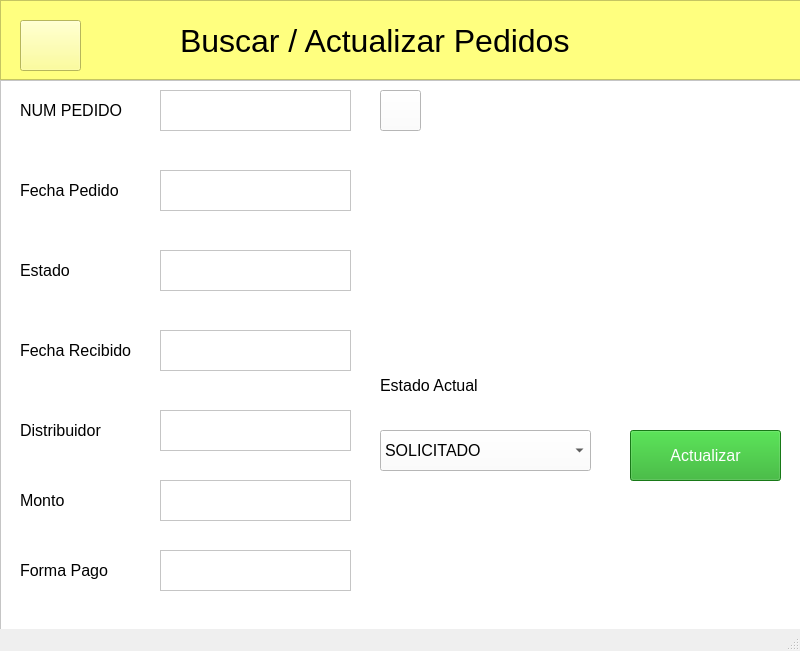
<?xml version="1.0" encoding="UTF-8"?>
<ui version="4.0">
 <class>MainWindow</class>
 <widget class="QMainWindow" name="MainWindow">
  <property name="geometry">
   <rect>
    <x>0</x>
    <y>0</y>
    <width>800</width>
    <height>651</height>
   </rect>
  </property>
  <property name="windowTitle">
   <string>MainWindow</string>
  </property>
  <widget class="QWidget" name="centralwidget">
   <widget class="QFrame" name="headerFrame">
    <property name="geometry">
     <rect>
      <x>0</x>
      <y>0</y>
      <width>801</width>
      <height>80</height>
     </rect>
    </property>
    <property name="acceptDrops">
     <bool>false</bool>
    </property>
    <property name="autoFillBackground">
     <bool>false</bool>
    </property>
    <property name="styleSheet">
     <string notr="true">background-color: rgb(255, 255, 127);</string>
    </property>
    <property name="frameShape">
     <enum>QFrame::StyledPanel</enum>
    </property>
    <property name="frameShadow">
     <enum>QFrame::Raised</enum>
    </property>
    <widget class="QLabel" name="label">
     <property name="geometry">
      <rect>
       <x>180</x>
       <y>10</y>
       <width>501</width>
       <height>61</height>
      </rect>
     </property>
     <property name="font">
      <font>
       <pointsize>24</pointsize>
      </font>
     </property>
     <property name="text">
      <string>Buscar / Actualizar Pedidos</string>
     </property>
    </widget>
    <widget class="QPushButton" name="regresarBtn">
     <property name="geometry">
      <rect>
       <x>20</x>
       <y>20</y>
       <width>61</width>
       <height>51</height>
      </rect>
     </property>
     <property name="cursor">
      <cursorShape>PointingHandCursor</cursorShape>
     </property>
     <property name="styleSheet">
      <string notr="true">border-image: url(:/iconos/iconoRegresar.png);</string>
     </property>
     <property name="text">
      <string/>
     </property>
    </widget>
   </widget>
   <widget class="QFrame" name="frame_2">
    <property name="geometry">
     <rect>
      <x>0</x>
      <y>80</y>
      <width>811</width>
      <height>561</height>
     </rect>
    </property>
    <property name="styleSheet">
     <string notr="true">background-color: rgb(255, 255, 255);</string>
    </property>
    <property name="frameShape">
     <enum>QFrame::StyledPanel</enum>
    </property>
    <property name="frameShadow">
     <enum>QFrame::Raised</enum>
    </property>
    <widget class="QLabel" name="label_10">
     <property name="geometry">
      <rect>
       <x>20</x>
       <y>10</y>
       <width>131</width>
       <height>41</height>
      </rect>
     </property>
     <property name="font">
      <font>
       <pointsize>12</pointsize>
      </font>
     </property>
     <property name="text">
      <string>NUM PEDIDO</string>
     </property>
    </widget>
    <widget class="QTextEdit" name="idpedidoText">
     <property name="geometry">
      <rect>
       <x>160</x>
       <y>10</y>
       <width>191</width>
       <height>41</height>
      </rect>
     </property>
     <property name="font">
      <font>
       <pointsize>12</pointsize>
      </font>
     </property>
     <property name="cursor" stdset="0">
      <cursorShape>IBeamCursor</cursorShape>
     </property>
    </widget>
    <widget class="QLabel" name="label_11">
     <property name="geometry">
      <rect>
       <x>20</x>
       <y>90</y>
       <width>121</width>
       <height>41</height>
      </rect>
     </property>
     <property name="font">
      <font>
       <pointsize>12</pointsize>
      </font>
     </property>
     <property name="text">
      <string>Fecha Pedido</string>
     </property>
    </widget>
    <widget class="QTextEdit" name="fechaPedidoTxt">
     <property name="geometry">
      <rect>
       <x>160</x>
       <y>90</y>
       <width>191</width>
       <height>41</height>
      </rect>
     </property>
     <property name="font">
      <font>
       <pointsize>12</pointsize>
      </font>
     </property>
     <property name="cursor" stdset="0">
      <cursorShape>IBeamCursor</cursorShape>
     </property>
    </widget>
    <widget class="QLabel" name="label_12">
     <property name="geometry">
      <rect>
       <x>20</x>
       <y>170</y>
       <width>121</width>
       <height>41</height>
      </rect>
     </property>
     <property name="font">
      <font>
       <pointsize>12</pointsize>
      </font>
     </property>
     <property name="text">
      <string>Estado</string>
     </property>
    </widget>
    <widget class="QTextEdit" name="estadoPedidoTxt">
     <property name="geometry">
      <rect>
       <x>160</x>
       <y>170</y>
       <width>191</width>
       <height>41</height>
      </rect>
     </property>
     <property name="font">
      <font>
       <pointsize>12</pointsize>
      </font>
     </property>
     <property name="cursor" stdset="0">
      <cursorShape>IBeamCursor</cursorShape>
     </property>
    </widget>
    <widget class="QLabel" name="label_13">
     <property name="geometry">
      <rect>
       <x>20</x>
       <y>250</y>
       <width>141</width>
       <height>41</height>
      </rect>
     </property>
     <property name="font">
      <font>
       <pointsize>12</pointsize>
      </font>
     </property>
     <property name="text">
      <string>Fecha Recibido</string>
     </property>
    </widget>
    <widget class="QLabel" name="label_14">
     <property name="geometry">
      <rect>
       <x>20</x>
       <y>330</y>
       <width>121</width>
       <height>41</height>
      </rect>
     </property>
     <property name="font">
      <font>
       <pointsize>12</pointsize>
      </font>
     </property>
     <property name="text">
      <string>Distribuidor</string>
     </property>
    </widget>
    <widget class="QTextEdit" name="fechaRecibidoTxt">
     <property name="geometry">
      <rect>
       <x>160</x>
       <y>250</y>
       <width>191</width>
       <height>41</height>
      </rect>
     </property>
     <property name="font">
      <font>
       <pointsize>12</pointsize>
      </font>
     </property>
     <property name="cursor" stdset="0">
      <cursorShape>IBeamCursor</cursorShape>
     </property>
    </widget>
    <widget class="QTextEdit" name="distribuidorTxt">
     <property name="geometry">
      <rect>
       <x>160</x>
       <y>330</y>
       <width>191</width>
       <height>41</height>
      </rect>
     </property>
     <property name="font">
      <font>
       <pointsize>12</pointsize>
      </font>
     </property>
     <property name="cursor" stdset="0">
      <cursorShape>IBeamCursor</cursorShape>
     </property>
    </widget>
    <widget class="QPushButton" name="buscarBtn">
     <property name="geometry">
      <rect>
       <x>380</x>
       <y>10</y>
       <width>41</width>
       <height>41</height>
      </rect>
     </property>
     <property name="cursor">
      <cursorShape>PointingHandCursor</cursorShape>
     </property>
     <property name="styleSheet">
      <string notr="true">border-image: url(:/iconos/iconoBuscar.png);</string>
     </property>
     <property name="text">
      <string/>
     </property>
    </widget>
    <widget class="QPushButton" name="actualizarBtn">
     <property name="geometry">
      <rect>
       <x>630</x>
       <y>350</y>
       <width>151</width>
       <height>51</height>
      </rect>
     </property>
     <property name="font">
      <font>
       <pointsize>12</pointsize>
      </font>
     </property>
     <property name="cursor">
      <cursorShape>PointingHandCursor</cursorShape>
     </property>
     <property name="styleSheet">
      <string notr="true">color: rgb(255, 255, 255);
background-color: rgb(34, 170, 32);</string>
     </property>
     <property name="text">
      <string>Actualizar</string>
     </property>
    </widget>
    <widget class="QLabel" name="label_16">
     <property name="geometry">
      <rect>
       <x>380</x>
       <y>290</y>
       <width>171</width>
       <height>31</height>
      </rect>
     </property>
     <property name="font">
      <font>
       <pointsize>12</pointsize>
      </font>
     </property>
     <property name="text">
      <string>Estado Actual</string>
     </property>
    </widget>
    <widget class="QLabel" name="label_2">
     <property name="geometry">
      <rect>
       <x>520</x>
       <y>80</y>
       <width>171</width>
       <height>171</height>
      </rect>
     </property>
     <property name="styleSheet">
      <string notr="true">border-image: url(:/iconos/iconoPedido.png);</string>
     </property>
     <property name="text">
      <string/>
     </property>
    </widget>
    <widget class="QLabel" name="label_15">
     <property name="geometry">
      <rect>
       <x>20</x>
       <y>400</y>
       <width>121</width>
       <height>41</height>
      </rect>
     </property>
     <property name="font">
      <font>
       <pointsize>12</pointsize>
      </font>
     </property>
     <property name="text">
      <string>Monto</string>
     </property>
    </widget>
    <widget class="QTextEdit" name="montoTxt">
     <property name="geometry">
      <rect>
       <x>160</x>
       <y>400</y>
       <width>191</width>
       <height>41</height>
      </rect>
     </property>
     <property name="font">
      <font>
       <pointsize>12</pointsize>
      </font>
     </property>
     <property name="cursor" stdset="0">
      <cursorShape>IBeamCursor</cursorShape>
     </property>
    </widget>
    <widget class="QLabel" name="label_17">
     <property name="geometry">
      <rect>
       <x>20</x>
       <y>470</y>
       <width>121</width>
       <height>41</height>
      </rect>
     </property>
     <property name="font">
      <font>
       <pointsize>12</pointsize>
      </font>
     </property>
     <property name="text">
      <string>Forma Pago</string>
     </property>
    </widget>
    <widget class="QTextEdit" name="formaPagoTxt">
     <property name="geometry">
      <rect>
       <x>160</x>
       <y>470</y>
       <width>191</width>
       <height>41</height>
      </rect>
     </property>
     <property name="font">
      <font>
       <pointsize>12</pointsize>
      </font>
     </property>
     <property name="cursor" stdset="0">
      <cursorShape>IBeamCursor</cursorShape>
     </property>
    </widget>
    <widget class="QComboBox" name="estadoActualCombo">
     <property name="geometry">
      <rect>
       <x>380</x>
       <y>350</y>
       <width>211</width>
       <height>41</height>
      </rect>
     </property>
     <property name="font">
      <font>
       <pointsize>12</pointsize>
      </font>
     </property>
     <item>
      <property name="text">
       <string>SOLICITADO</string>
      </property>
     </item>
     <item>
      <property name="text">
       <string>CANCELADO</string>
      </property>
     </item>
     <item>
      <property name="text">
       <string>RECIBIDO</string>
      </property>
     </item>
    </widget>
   </widget>
  </widget>
  <widget class="QStatusBar" name="statusbar"/>
 </widget>
 <resources>
  <include location="iconosActualizarPedido.qrc"/>
 </resources>
 <connections/>
</ui>
